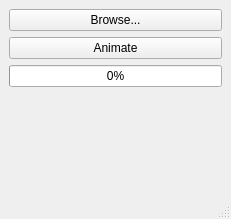
<?xml version="1.0" encoding="UTF-8"?>
<ui version="4.0">
 <class>MainWindow</class>
 <widget class="QMainWindow" name="MainWindow">
  <property name="geometry">
   <rect>
    <x>0</x>
    <y>0</y>
    <width>231</width>
    <height>219</height>
   </rect>
  </property>
  <property name="windowTitle">
   <string>KeypointRecognizer</string>
  </property>
  <widget class="QWidget" name="centralwidget">
   <layout class="QGridLayout" name="gridLayout">
    <item row="4" column="0">
     <layout class="QVBoxLayout" name="verticalLayout">
      <item>
       <widget class="QLabel" name="lblImage">
        <property name="text">
         <string/>
        </property>
       </widget>
      </item>
     </layout>
    </item>
    <item row="1" column="0">
     <widget class="QPushButton" name="btnBrowse">
      <property name="text">
       <string>Browse...</string>
      </property>
     </widget>
    </item>
    <item row="2" column="0">
     <widget class="QPushButton" name="btnAnimate">
      <property name="text">
       <string>Animate</string>
      </property>
     </widget>
    </item>
    <item row="3" column="0">
     <widget class="QProgressBar" name="pbarAnimation">
      <property name="value">
       <number>0</number>
      </property>
      <property name="textVisible">
       <bool>true</bool>
      </property>
     </widget>
    </item>
   </layout>
  </widget>
  <widget class="QStatusBar" name="statusbar"/>
 </widget>
 <resources/>
 <connections/>
</ui>
